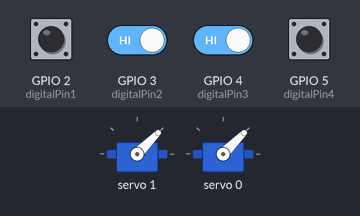
A sketch run on a simulated ESP32. Shown: 2 × servo. Inputs (shaded band) come from the test bench; at power-on: GPIO 2 (digitalPin1), GPIO 3 (digitalPin2), GPIO 4 (digitalPin3), GPIO 5 (digitalPin4) HIGH.

Above: at 2.9 s.
3.0 s: GPIO 3 (digitalPin2) driven LOW and GPIO 4 (digitalPin3) driven LOW
At 4.2 s:
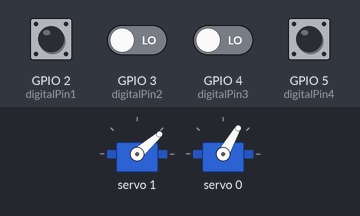
4.6 s: GPIO 5 (digitalPin4) pulled LOW for 0.15 s
Timing chart, 0 to 7.6 s (numbered marks = the images above; inputs shaded):
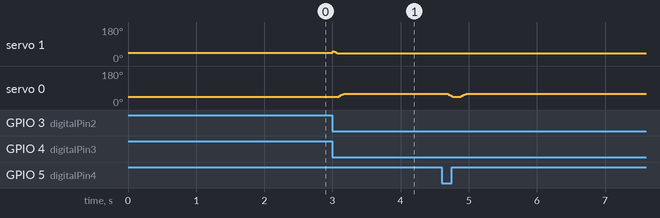

The sketch:

ServoNANO.ino
```cpp
#include <Wire.h>
#include <Adafruit_PWMServoDriver.h>

Adafruit_PWMServoDriver pwm = Adafruit_PWMServoDriver();
//#define USMIN  600    USMAX  2400
#define SERVO_FREQ 50 // Analog servos run at ~50 Hz updates

// servo # counter : IN_Servo/14, OUT_Servo/15
uint8_t servoIn  = 1;
uint8_t servoOut = 0;

const int digitalPin1 = 2; // 入口Sub    ESP32  4
const int digitalPin2 = 3; // 入口Main   ESP32 18
const int digitalPin3 = 4; // 出口Main   ESP32 19
const int digitalPin4 = 5; // 出口Sub    ESP32 23
int val1 = HIGH;  // 制御ピン（In側Sub）
int val2 = HIGH;  // 制御ピン（In側Main）
int val3 = HIGH;  // 制御ピン（Out側Main)
int val4 = HIGH;  // 制御ピン（Out側Sub）
int val1_FLG = 0; // 前回設定と同一の場合、無視する
int val2_FLG = 0; // 前回設定と同一の場合、無視する
int val3_FLG = 0; // 前回設定と同一の場合、無視する
int val4_FLG = 0; // 前回設定と同一の場合、無視する
int USMIN_In =  965; // In側Main側角度
int USMAX_In = 1080; // In側Sub側角度
int USMIN_Out = 1000;// Out側Sub側角度
int USMAX_Out = 1160;// Out側Main側角度
uint16_t microsec1;  // 制御スピード
uint16_t microsec2;  //
uint16_t microsec3;  //
uint16_t microsec4;  //
int MIN_In = 1;      // 現状角度位置フラグ
int MAX_In = 1;      //　　制御が同一なら機能させない
int MIN_Out = 1;     //　　異なる場合のみ機能させる
int MAX_Out = 1;     //

void setup() {
  Serial.begin(9600);
  pinMode(digitalPin1, INPUT_PULLUP); // digitalPin(2番ピン)
  pinMode(digitalPin2, INPUT_PULLUP); // digitalPin(3番ピン)
  pinMode(digitalPin3, INPUT_PULLUP); // digitalPin(4番ピン)
  pinMode(digitalPin4, INPUT_PULLUP); // digitalPin(5番ピン)
  pwm.begin();
  pwm.setOscillatorFrequency(27000000);
  delay(100);
  pwm.setPWMFreq(SERVO_FREQ);// Analog servos run at ~50 Hz updates
  delay(10);
  pwm.writeMicroseconds(servoIn, 1010);  // Minポジション
  delay(1000);
  pwm.writeMicroseconds(servoOut, 1010); // Minポジション
  delay(1000);
  MIN_In = 0;   // In側サーボは、Main位置にいる。
  MAX_In = 1;   // IN側サーボは、Sub位置にいる。
  MIN_Out = 1;  // Out側サーボは、Sub位置にいる。
  MAX_Out = 0;  // Out側サーボは、Main位置にいる。
  while(!(val1==HIGH && val2==LOW && val3==LOW && val4==HIGH)){
    val1 = digitalRead(digitalPin1);  // digitalPin1の状態を読み取る。
    val2 = digitalRead(digitalPin2);  // digitalPin2の状態を読み取る。
    val3 = digitalRead(digitalPin3);  // digitalPin3の状態を読み取る。
    val4 = digitalRead(digitalPin4);  // digitalPin4の状態を読み取る。
  }
}

void loop() {
//  Serial.println("0");
  val1_FLG = 0;
  val2_FLG = 0;
  val3_FLG = 0;
  val4_FLG = 0;
  val1 = digitalRead(digitalPin1);  // digitalPin1の状態を読み取る。
  val2 = digitalRead(digitalPin2);  // digitalPin2の状態を読み取る。
  val3 = digitalRead(digitalPin3);  // digitalPin3の状態を読み取る。
  val4 = digitalRead(digitalPin4);  // digitalPin4の状態を読み取る。
//  Serial.println("1");
  if(val1 == LOW && val1_FLG == 0 && MIN_In == 1){
    val1_FLG = 1;
    for (microsec1 = USMIN_In; microsec1 < USMAX_In; microsec1++) {
      pwm.writeMicroseconds(servoIn, microsec1);
    }
//    while(val1 == LOW){
//      val1 = digitalRead(digitalPin1);
//     }
     MIN_In = 0;
     MAX_In = 1;
   }
//   Serial.println("2");
  if(val2 == LOW && val2_FLG == 0 && MAX_In == 1){
    val2_FLG = 1;
     for (microsec2 = USMAX_In; microsec2 > USMIN_In; microsec2--) {
     pwm.writeMicroseconds(servoIn, microsec2);
     }
//     while(val2 == LOW){
//      val2 = digitalRead(digitalPin2);
//     }
     MIN_In = 1;
     MAX_In = 0;
   }
//   Serial.println("3");
  if(val3 == LOW && val3_FLG == 0 && MIN_Out == 1){
    val3_FLG = 1;
//    Serial.println("3_1");
     for (microsec3 = USMIN_Out; microsec3 < USMAX_Out; microsec3++) {
      pwm.writeMicroseconds(servoOut, microsec3);
     }
//     Serial.println("3_2");
//     while(val3 == LOW){
//      val3 = digitalRead(digitalPin3);
//      Serial.print("val3 : ");
//      Serial.println(val3);
//     }
     MIN_Out = 0;
     MAX_Out = 1;
//     Serial.println("3_4");
   }
//   Serial.println("4");
  if(val4 == LOW && val4_FLG == 0 && MAX_Out == 1){
     val4_FLG = 1;
     for (microsec4 = USMAX_Out; microsec4 > USMIN_Out; microsec4--) {
     pwm.writeMicroseconds(servoOut, microsec4);
     }
//     while(val4 == LOW){
//      val4 = digitalRead(digitalPin4);
//     }
     MIN_Out = 1;
     MAX_Out = 0;
   }
//   Serial.println("5");
   delay(100);
}
```

Measured:
- after the input at 3.0 s, servo 1: 45° → 41° at once; servo 0: 45° → 60° after 0.10 s
